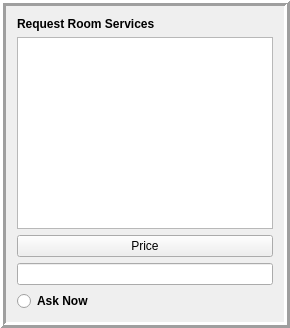
         <widget class="QFrame" name="frame_4">
          <property name="maximumSize">
           <size>
            <width>16777215</width>
            <height>16777215</height>
           </size>
          </property>
          <property name="frameShape">
           <enum>QFrame::Box</enum>
          </property>
          <property name="frameShadow">
           <enum>QFrame::Raised</enum>
          </property>
          <property name="lineWidth">
           <number>3</number>
          </property>
          <layout class="QGridLayout" name="gridLayout_10">
           <item row="5" column="0">
            <widget class="QRadioButton" name="radioButton_15">
             <property name="font">
              <font>
               <weight>75</weight>
               <bold>true</bold>
              </font>
             </property>
             <property name="text">
              <string>Ask Now</string>
             </property>
            </widget>
           </item>
           <item row="3" column="0">
            <widget class="QPushButton" name="pushButton_4">
             <property name="text">
              <string>Price</string>
             </property>
            </widget>
           </item>
           <item row="2" column="0">
            <widget class="QListView" name="listView">
             <property name="sizePolicy">
              <sizepolicy hsizetype="Preferred" vsizetype="Preferred">
               <horstretch>0</horstretch>
               <verstretch>0</verstretch>
              </sizepolicy>
             </property>
             <property name="styleSheet">
              <string notr="true">border-image: url(:/newPrefix/nevencheckin_qrc/SERV.png);</string>
             </property>
            </widget>
           </item>
           <item row="0" column="0">
            <widget class="QLabel" name="label_44">
             <property name="font">
              <font>
               <weight>75</weight>
               <bold>true</bold>
              </font>
             </property>
             <property name="text">
              <string>Request Room Services</string>
             </property>
            </widget>
           </item>
           <item row="4" column="0">
            <widget class="QLineEdit" name="lineEdit_3">
             <property name="readOnly">
              <bool>true</bool>
             </property>
            </widget>
           </item>
          </layout>
         </widget>
